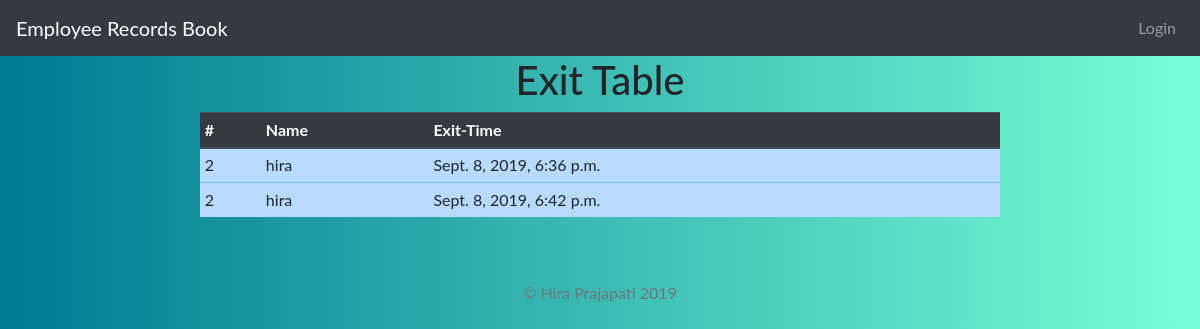
The app's page /detail/hira/ (signed in), older data.
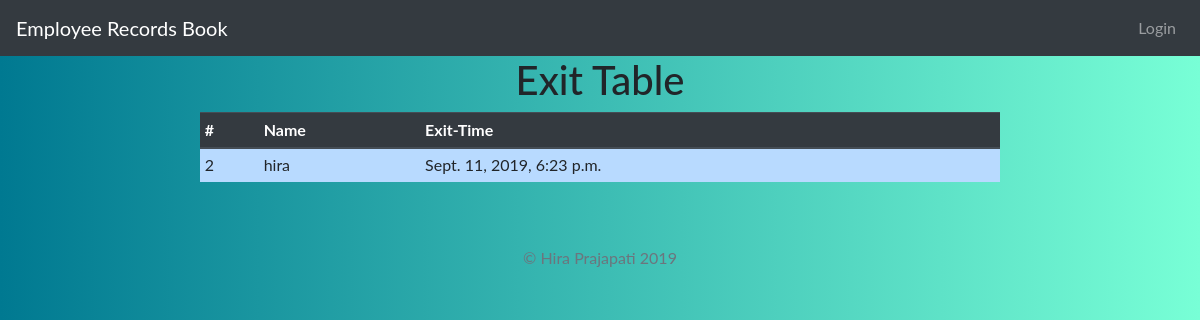
The same page, newer data.
### main/models.py (models this page shows)
class Exit(models.Model):
    user = models.ForeignKey(User, on_delete=models.CASCADE)
    end_time = models.DateTimeField(auto_now_add=True, blank=True)

### main/views.py (the view)
# urls.py: path('detail/<slug:user>/', views.exit_attendance, name='attendances'),
def exit_attendance(request, user):
    user = Exit.objects.filter(user=request.user)
    context = {
        'user': user,
    }
    return render(request, "main/detail.html", context)

### main/templates/main/detail.html
{% extends 'base.html' %}
{% block content %}
<h1 align="center">Exit Table</h1>
<table align="center" class="table table-sm" id="user--tables" style="max-width: 800px;max-height: 400px;">
    <thead class="thead-dark">
        <tr>
            <th>#</th>
            <th>Name</th>
            <th>Exit-Time</th>
        </tr>
    </thead>
    <tbody class="table-ko-body table-primary" id="mymTables">
        {% for user in user.all %}
        <tr>
        <td>{{ user.user.id }}</td>
        <td>{{ user.user }}</td>
        <td>{{ user.end_time }}</td>
        </tr>
         {% endfor %}
    </tbody>
</table>
{% endblock %}

Row changes from the older to the newer data that the page shows:
removed Exit: user.id "2", user "hira", end_time "Sept. 8, 2019, 6:42 p.m."
changed Exit "hira": end_time "Sept. 8, 2019, 6:36 p.m." → "Sept. 11, 2019, 6:23 p.m."
